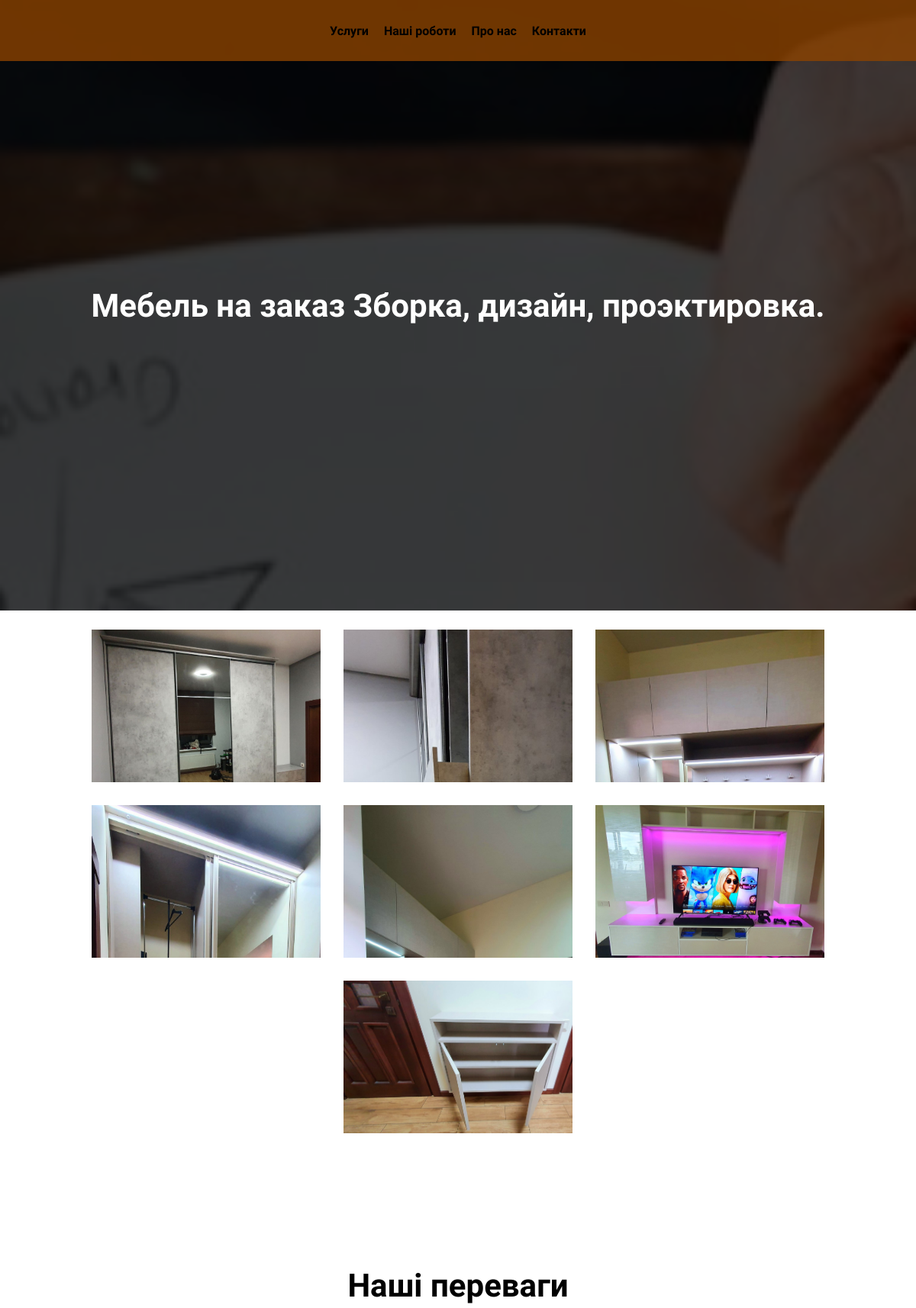
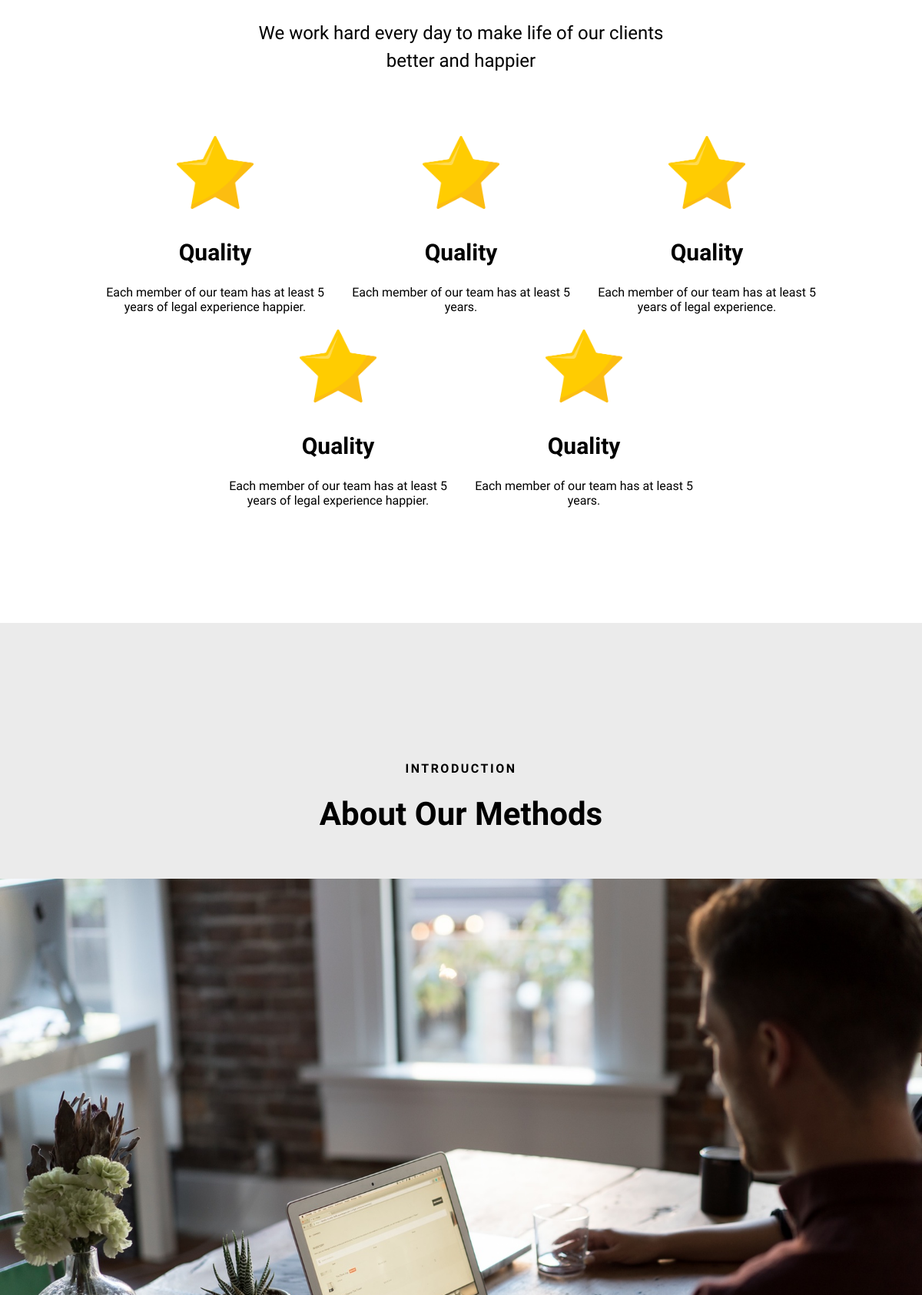
The page / (upper part) on the database its author committed (2 pictures, top to bottom).
### pagge/models.py (models this page shows, shortened)
class Navigation(models.Model):
    title = models.CharField(max_length=150)
    href = models.CharField(max_length=150)

class Main(models.Model):
    title = models.TextField(blank=True)

class Galary(models.Model):
    title = models.CharField(max_length=150)
    image = models.ImageField(upload_to="images/", default="images/default.jpg")

class Advantage(models.Model):
    title = models.CharField(max_length=255)
    descriotion = models.TextField(blank=True)

class AdvantageBody(models.Model):
    title = models.CharField(max_length=255)
    body = models.TextField(blank=True)
    image = models.ImageField(upload_to="images/", default="images/default.jpg")

class introduction(models.Model):
    subtitle = models.CharField(max_length=255)
    title = models.CharField(max_length=255)
    body = models.TextField(blank=True)
    image = models.ImageField(upload_to="images/", default="images/default.jpg")

### pagge/views.py (the view)
# urls.py: path('', home_page),
def home_page(reguest):
    return render(
        reguest,
        'pagge/index.html',
        context={
            "navigation": Navigation.objects.all(),
            "main": Main.objects.all(),
            "galary": Galary.objects.all(),
            "advantages": Advantage.objects.all(),
            "advantagebody": AdvantageBody.objects.all(),
            "introduction": introduction.objects.all(),
            "footer": contact.objects.all()
        }
    )

### pagge/templates/pagge/index.html (shortened to what this page needs)
<!DOCTYPE html>
{% load static %}
<html lang="en">
<head>
    <link rel="stylesheet" href="{% static 'css/style.css' %}">
</head>
<body>
    <header class="header center">
        <nav class="nav">
            <ul class="menu">
                {% for li in navigation %}
                <li><a class="menu__link" href="#{{li.href}}">{{ li.title }}</a></li>
                {% endfor %}
            </ul>
        </nav>
    </header>
    <main id="main" class="main">
        <div class="main__content" >
            {% for title in main %}
            <h1>{{title.title}}</h1>
            {% endfor %}
        </div>
    </main>
    <section id="galary" class="galary wrap">
        <div class="galary__content ">
            {% for image in galary%}
            <div class="galary__img" style="background-image: url('{{ image.image.url }}')"></div>
            {% endfor %}
        </div>
    </section>
    <section class="advantages wrap">
        <div class="container">
            {% for adv in advantages %}
            <h1 class="advantages__head">{{adv.title}}</h1>
            <p class="advantages__descriptions">{{adv.descriotion}}</p>
            {% endfor %}
            <div class="advantages__body">
                {% for div in advantagebody %}
                <div class="advantages__item">
                    <img class="advantages__img" src="{{div.image.url}}" alt="">
                    <h3 class="advantages__title">{{div.title }}</h3>
                    <p class="advantages__info">{{div.body}}</p>
                </div>
                {% endfor %}
            </div>
        </div>
    </section>
    <section id="introduction" class="introduction">
        {% for part in introduction %}
        <div class="introduction__content">
            <h4 class="introduction__subtitle">{{part.subtitle}}</h4>
            <h1 class="introduction__title">{{part.title}}</h1>
            <img class="introduction__img" src="{{part.image.url}}" alt="">
        </div>
           {% endfor %}
    </section>
</body>
</html>

### static/css/style.css (style rules this page uses)
* { margin: 0; padding: 0; box-sizing: border-box; }
body { font-family: 'Roboto'; font-style: normal; font-weight: 400; }
@media (prefers-reduced-motion:no-preference) { :root { scroll-behavior: smooth; } }
ol, ul { list-style: none; }
a { text-decoration: none; }
h1 { font-size: 42px; }
img { max-width: 100%; }
.wrap { display: flex; justify-content: center; align-items: center; }
.container { max-width: 1200px; }
.header { position: fixed; top: 0; left: 0; right: 0; min-height: 80px; display: flex; justify-content: center; align-items: center; background-color: rgba(139, 67, 0, 0.8); }
.menu { display: flex; gap: 20px; }
.menu__link { font-size: 16px; color: #000; font-weight: 600; }
.main { height: 100vh; background-image: url("../img/Bg_main.jpg"); background-repeat: no-repeat; background-size: cover; background-position: center; background-attachment: fixed; }
.main__content { height: 100%; background: rgba(0, 0, 0, 0.74); display: flex; justify-content: center; align-items: center; text-align: center; color: white; font-size: 1.5rem; }
.advantages { text-align: center; padding: 150px 0; }
.advantages__head { margin-bottom: 30px; }
.advantages__descriptions { font-size: 24px; line-height: 1.5; max-width: 560px; margin: 0 auto 80px; }
.advantages__body { display: flex; justify-content: center; flex-wrap: wrap; gap: 20px; }
.advantages__title { font-size: 30px; margin-bottom: 25px; }
.advantages__item { flex-basis: 300px; }
.advantages__img { width: 100px; margin-bottom: 35px; }
.introduction { background: #ebebeb; text-align: center; padding: 180px 0 165px; }
.introduction__subtitle { text-transform: uppercase; font-weight: 600; letter-spacing: 2.5px; margin-bottom: 25px; }
.introduction__img { text-align: center; }
.introduction__title { margin-bottom: 60px; }
.galary { padding: 25px 0; }
.galary__content { max-width: 1150px; width: 95%; display: flex; gap: 30px; flex-wrap: wrap; justify-content: center; }
.galary__img { width:300px; background-size: cover; height: 200px; }

### rows shown on the page
Navigation: title "Услуги"
Navigation: title "Наші роботи"
Navigation: title "Про нас"
Navigation: title "Контакти"
Main: title "Мебель на заказ Зборка, дизайн, проэктировка."
Galary: image (picture)
Galary: image (picture)
Galary: image (picture)
Galary: image (picture)
Galary: image (picture)
Galary: image (picture)
Galary: image (picture)
Advantage: title "Наші переваги", descriotion "We work hard every day to make life of our clients better and happier"
AdvantageBody: image (picture), title "Quality", body "Each member of our team has at least 5 years of legal experience happier."
AdvantageBody: image (picture), title "Quality", body "Each member of our team has at least 5 years."
AdvantageBody: image (picture), title "Quality", body "Each member of our team has at least 5 years of legal experience."
AdvantageBody: image (picture), title "Quality", body "Each member of our team has at least 5 years of legal experience happier."
AdvantageBody: image (picture), title "Quality", body "Each member of our team has at least 5 years."
introduction: subtitle "INTRODUCTION", title "About Our Methods", image (picture)
